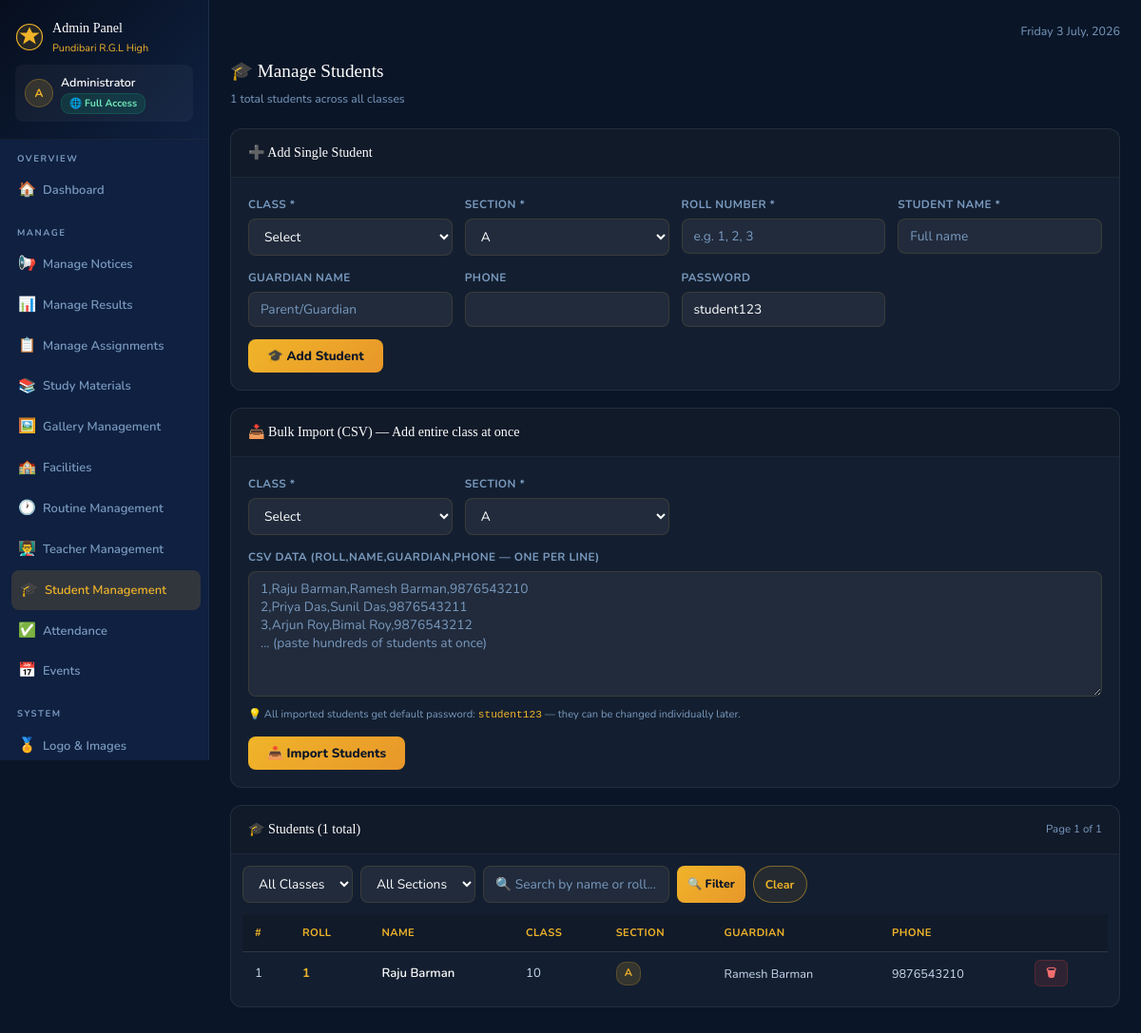
/admin/students (signed in), run on the app's committed database.
### tables this page shows
CREATE TABLE students(id INTEGER PRIMARY KEY AUTOINCREMENT,
      roll_number TEXT NOT NULL,name TEXT NOT NULL,class TEXT NOT NULL,
      section TEXT NOT NULL,password TEXT NOT NULL,guardian TEXT,phone TEXT,
      UNIQUE(class,section,roll_number));

### app.py (the view)
@app.route('/admin/students')
@perm_req('can_manage_students')
def admin_students():
    cls=request.args.get('class',''); sec=request.args.get('section','')
    search=request.args.get('search','').strip(); page=max(1,int(request.args.get('page',1)))
    db=get_db()
    q="SELECT * FROM students WHERE 1=1"; p=[]
    if cls: q+=" AND class=?"; p.append(cls)
    if sec: q+=" AND section=?"; p.append(sec)
    if search: q+=" AND (name LIKE ? OR roll_number LIKE ?)"; p+=[f'%{search}%',f'%{search}%']
    af, afp = access_filter(session['admin_id']); q += af; p += afp
    total=db.execute(f"SELECT COUNT(*) FROM ({q}) t",p).fetchone()[0]
    offset=(page-1)*PER_PAGE
    students=db.execute(f"{q} ORDER BY class,section,roll_number+0 LIMIT {PER_PAGE} OFFSET {offset}",p).fetchall()
    db.close()
    tp=max(1,(total+PER_PAGE-1)//PER_PAGE)
    pag=dict(page=page,total=total,total_pages=tp,has_prev=page>1,has_next=page<tp)
    perms = get_admin_perms(session['admin_id'])
    return render_template('admin_students.html',students=students,pagination=pag,
                           filter_class=cls,filter_section=sec,search=search,admin_perms=perms)

### app.py (called while the page is built, shortened)
def cache_get(k):
    if k in _cache and _cache_ts.get(k,0)>datetime.now().timestamp():
        return _cache[k]
    return None

def get_db():
    if USE_PG:
        conn=psycopg2.connect(DATABASE_URL,cursor_factory=psycopg2.extras.RealDictCursor)
        return conn
    conn=sqlite3.connect(DB_PATH,timeout=30,check_same_thread=False)
    conn.row_factory=sqlite3.Row
    conn.execute("PRAGMA journal_mode=WAL")
    conn.execute("PRAGMA synchronous=NORMAL")
    conn.execute("PRAGMA cache_size=-32000")
    conn.execute("PRAGMA temp_store=MEMORY")
    conn.execute("PRAGMA mmap_size=268435456")
    conn.execute("PRAGMA optimize")
    return conn

def get_settings():
    cached=cache_get('settings')
    if cached: return cached
    db=get_db()
    rows=db.execute("SELECT key,value FROM settings").fetchall()
    db.close()
    r={row['key']:row['value'] for row in rows}
    cache_set('settings',r); return r

@app.context_processor
def inject_globals():
    ctx = dict(settings=get_settings(), now=datetime.now())
    if 'admin_id' in session:
        ctx['current_admin_perms'] = get_admin_perms(session['admin_id'])
        ctx['is_impersonating'] = session.get('impersonating', False)
    return ctx

def perm_req(key):
    def outer(f):
        @wraps(f)
        def d(*a, **k):
            if 'admin_id' not in session:
                return redirect(url_for('admin_login'))
            perms = get_admin_perms(session['admin_id'])
            if not perms.get(key, 0):
                flash("You don't have permission to access this section. Contact your administrator.", 'error')
                return redirect(url_for('admin_dashboard'))
            return f(*a, **k)
        return d
    return outer

def access_filter(admin_id, cls_col='class', sec_col='section'):
    perms = get_admin_perms(admin_id)
    if perms['scope'] == 'all':
        return '', []

@app.after_request
def _auto_log_admin_activity(response):
    try:
        ep = request.endpoint
        if ep in ADMIN_LOG_ENDPOINTS and 'admin_id' in session:
            action, detail_fn = ADMIN_LOG_ENDPOINTS[ep]
            try: detail = detail_fn()
            except Exception: detail = ''
            log_activity('admin', session['admin_id'], session.get('admin_name',''), action, detail)
    except Exception:
        pass
    return response

### templates/admin_students.html (shortened to what this page needs)
{% extends "admin_base.html" %}
{% block admin_content %}
<div class="admin-topbar-row"><div><div class="admin-page-title">🎓 Manage Students</div><div class="admin-page-sub">{{ pagination.total }} total students across all classes</div></div></div>
<div class="admin-card"><div class="admin-card-head"><div class="admin-card-title">➕ Add Single Student</div></div>
  <div class="admin-card-body"><form method="POST" action="{{ url_for('admin_add_student') }}">
    <div class="form-grid">
      <div class="form-group"><label>Class *</label><select name="class" class="form-control" required><option value="">Select</option></select></div>
      <div class="form-group"><label>Section *</label><select name="section" class="form-control" required><option value="A">A</option></select></div>
      <div class="form-group"><label>Roll Number *</label><input type="text" name="roll_number" class="form-control" placeholder="e.g. 1, 2, 3" required></div>
      <div class="form-group"><label>Student Name *</label><input type="text" name="name" class="form-control" placeholder="Full name" required></div>
      <div class="form-group"><label>Guardian Name</label><input type="text" name="guardian" class="form-control" placeholder="Parent/Guardian"></div>
      <div class="form-group"><label>Phone</label><input type="text" name="phone" class="form-control"></div>
      <div class="form-group"><label>Password</label><input type="text" name="password" class="form-control" value="student123"></div>
    </div>
    <div style="margin-top:13px"><button type="submit" class="btn-gold">🎓 Add Student</button></div>
  </form></div></div>
<div class="admin-card"><div class="admin-card-head"><div class="admin-card-title">📥 Bulk Import (CSV) — Add entire class at once</div></div>
  <div class="admin-card-body"><form method="POST" action="{{ url_for('admin_bulk_students') }}">
    <div class="form-grid">
      <div class="form-group"><label>Class *</label><select name="class" class="form-control" required><option value="">Select</option></select></div>
      <div class="form-group"><label>Section *</label><select name="section" class="form-control" required><option>A</option><option>B</option><option>C</option><option>D</option><option>Science</option><option>Arts</option></select></div>
      <div class="form-group" style="grid-column:1/-1"><label>CSV Data (roll,name,guardian,phone — one per line)</label><textarea name="bulk_data" class="form-control" rows="6" placeholder="1,Raju Barman,Ramesh Barman,9876543210&#10;2,Priya Das,Sunil Das,9876543211&#10;3,Arjun Roy,Bimal Roy,9876543212&#10;... (paste hundreds of students at once)"></textarea>
      <small style="color:var(--text-muted);font-size:.7rem;margin-top:4px">💡 All imported students get default password: <code style="color:var(--accent)">student123</code> — they can be changed individually later.</small></div>
    </div>
    <div style="margin-top:13px"><button type="submit" class="btn-gold">📥 Import Students</button></div>
  </form></div></div>
<div class="admin-card"><div class="admin-card-head">
  <div class="admin-card-title">🎓 Students ({{ pagination.total }} total)</div>
  <span style="font-size:.72rem;color:var(--text-muted)">Page {{ pagination.page }} of {{ pagination.total_pages }}</span>
</div>
  <div class="admin-card-body" style="padding:12px">
    <form method="GET" style="display:flex;gap:8px;flex-wrap:wrap;margin-bottom:12px">
      <select name="class" class="form-control" style="width:auto"><option value="">All Classes</option></select>
      <select name="section" class="form-control" style="width:auto"><option value="">All Sections</option></select>
      <input type="text" name="search" class="form-control" style="width:auto" placeholder="🔍 Search by name or roll..." value="{{ search }}">
      <button type="submit" class="btn-gold btn-sm">🔍 Filter</button>
      <a href="{{ url_for('admin_students') }}" class="btn-outline" style="padding:6px 12px;font-size:.78rem">Clear</a>
    </form>
    <div class="admin-table-wrap"><table class="admin-table"><thead><tr><th>#</th><th>Roll</th><th>Name</th><th>Class</th><th>Section</th><th>Guardian</th><th>Phone</th><th></th></tr></thead><tbody>
      {% for s in students %}<tr><td>{{ loop.index + (pagination.page-1)*50 }}</td><td style="font-weight:700;color:var(--accent)">{{ s.roll_number }}</td><td style="font-weight:600;color:var(--white)">{{ s.name }}</td><td>{{ s.class }}</td><td><span class="badge badge-gold">{{ s.section }}</span></td><td style="font-size:.79rem">{{ s.guardian or '—' }}</td><td style="font-size:.79rem">{{ s.phone or '—' }}</td>
      <td><a href="{{ url_for('admin_delete_student',i=s.id) }}" class="btn-danger" onclick="return confirm('Remove?')">🗑</a></td></tr>
      {% else %}<tr><td colspan="8" style="text-align:center;color:var(--text-muted);padding:32px">No students found.</td></tr>{% endfor %}
    </tbody></table></div>
  </div></div>
{% endblock %}

### data on the page
students: roll_number "1", name "Raju Barman", class "10", section "A", guardian "Ramesh Barman", phone "9876543210"

### other printed values
{{ settings.school_name[:20] }} "Pundibari R.G.L High"
{{ session.admin_name[0] if session.admin_name else 'A' }} "A"
{{ session.admin_name }} "Administrator"
{{ pagination.total }} "1"
{{ pagination.page }} "1"
{{ pagination.total_pages }} "1"
